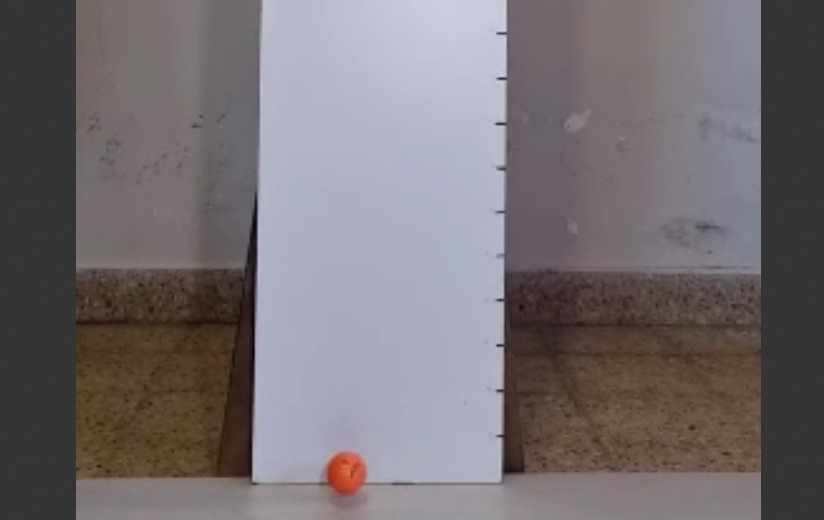
#> input picture Practico/predecir-github/Videos/PelotaGolf.jpg, 824 x 520 px, found by its file name
$ python hsvPelota.py
#> lines starting #> are read from the running program, lines starting #| are printed output that depends on the picture; after the words box and inside, x2 and y2 are one past the last pixel; in counts of white or black regions, pixels touching at a corner belong together
import cv2
import numpy as np

# Cargar la nueva imagen
ruta_imagen = 'Files/Videos/PelotaGolf.jpg'
imagen = cv2.imread(ruta_imagen)
#> imagen is the input picture: shape (520, 824, 3); mean B, G, R 114.1, 110.8, 116.7

# Verificar si la imagen se cargó correctamente
if imagen is None:
    print("Error: No se pudo cargar la imagen.")
else:
    # Convertir a espacio de color HSV
    imagen_hsv = cv2.cvtColor(imagen, cv2.COLOR_BGR2HSV)
#> imagen_hsv: shape (520, 824, 3); mean H, S, V 82.3, 35.1, 122.8

    def nada(x):
        pass

    # Crear una ventana
    cv2.namedWindow('imagen')

    # Crear trackbars para cambiar los valores de color
    cv2.createTrackbar('HMin', 'imagen', 0, 179, nada)
#> slider 'HMin' is set to 35
    cv2.createTrackbar('SMin', 'imagen', 0, 255, nada)
#> slider 'SMin' is set to 51
    cv2.createTrackbar('VMin', 'imagen', 0, 255, nada)
#> slider 'VMin' is set to 51
    cv2.createTrackbar('HMax', 'imagen', 0, 179, nada)
#> slider 'HMax' is set to 179
    cv2.createTrackbar('SMax', 'imagen', 0, 255, nada)
#> slider 'SMax' is set to 255
    cv2.createTrackbar('VMax', 'imagen', 0, 255, nada)
#> slider 'VMax' is set to 255

    # Establecer valores por defecto para las trackbars de Max HSV
    cv2.setTrackbarPos('HMax', 'imagen', 179)
    cv2.setTrackbarPos('SMax', 'imagen', 255)
    cv2.setTrackbarPos('VMax', 'imagen', 255)

    while True:
        # Obtener posiciones actuales de todas las trackbars
        h_min = cv2.getTrackbarPos('HMin', 'imagen')
        s_min = cv2.getTrackbarPos('SMin', 'imagen')
        v_min = cv2.getTrackbarPos('VMin', 'imagen')
        h_max = cv2.getTrackbarPos('HMax', 'imagen')
        s_max = cv2.getTrackbarPos('SMax', 'imagen')
        v_max = cv2.getTrackbarPos('VMax', 'imagen')

        # Establecer valores mínimos y máximos de HSV para mostrar
        inferior = np.array([h_min, s_min, v_min])
        superior = np.array([h_max, s_max, v_max])

        # Crear una máscara basada en los valores HSV actuales
        mascara = cv2.inRange(imagen_hsv, inferior, superior)
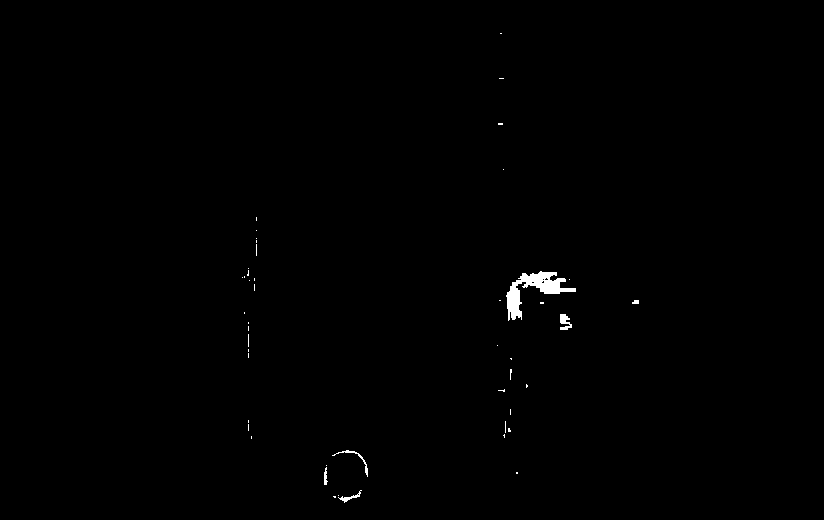
#> mascara: shape (520, 824); 0.39% white; 47 white regions (41 under 20 px), largest, box (x1, y1, x2, y2) and area: (506, 271, 576, 321) 1135, (560, 314, 572, 330) 119, (332, 450, 368, 477) 97, (338, 490, 362, 503) 75, (324, 467, 328, 485) 46, (632, 300, 639, 304) 24
        resultado = cv2.bitwise_and(imagen, imagen, mask=mascara)

        # Mostrar la imagen de resultado
        cv2.imshow('imagen', resultado)

        # Romper el bucle cuando se presione 'q'
        if cv2.waitKey(1) & 0xFF == ord('q'):
#> (key q is pressed here)
            break

    cv2.destroyAllWindows()
